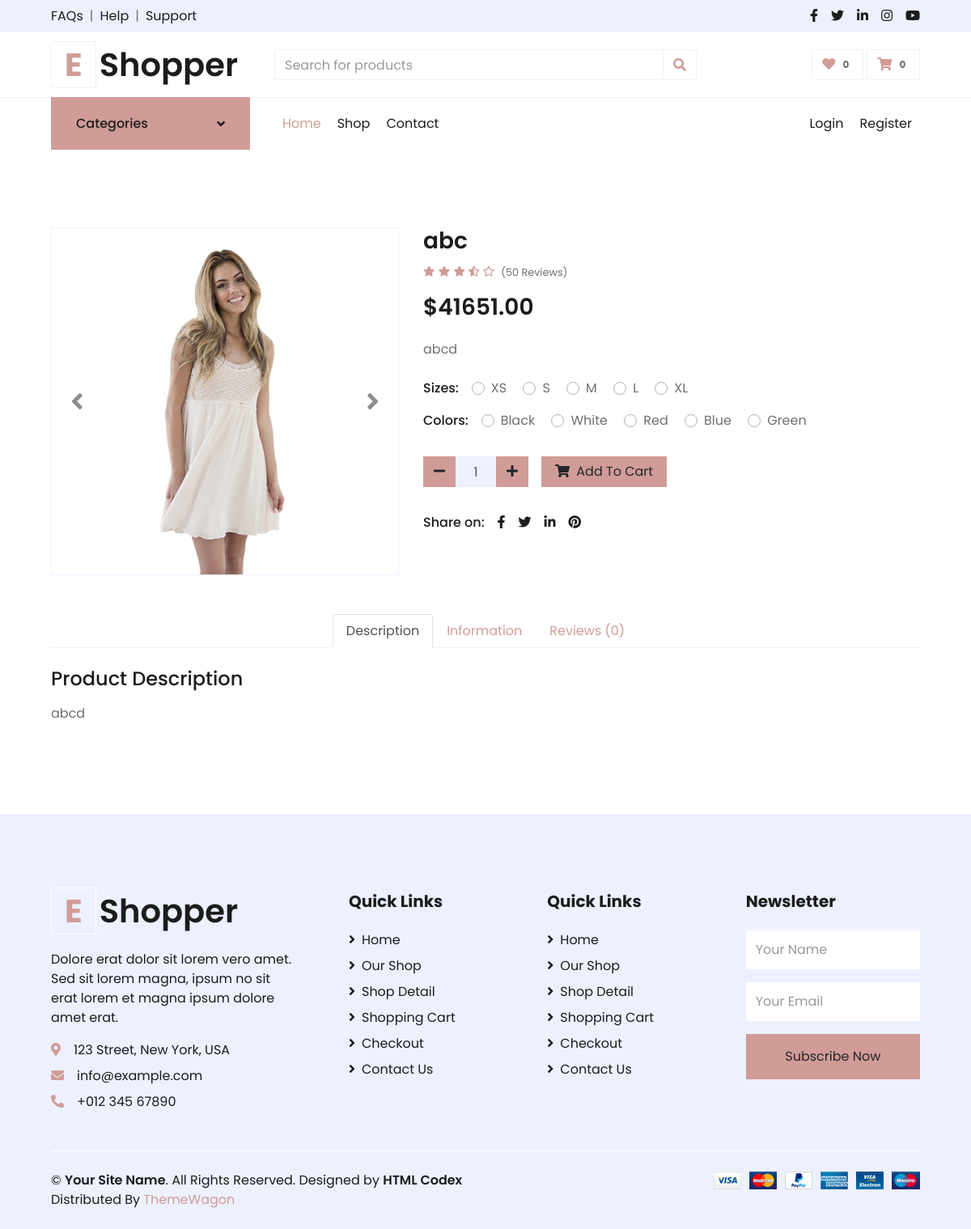
The app's page /detail.php?p_id=10 with its own data.
### tables this page shows
CREATE TABLE `product_master` (
  `id` int(11) NOT NULL,
  `name` varchar(250) NOT NULL,
  `price` float NOT NULL,
  `cat_id` int(11) NOT NULL,
  `image` varchar(250) NOT NULL,
  `MRP` double NOT NULL,
  `description` varchar(500) NOT NULL,
  `desc_2` longtext NOT NULL,
  `quantity` int(11) NOT NULL,
  `status` int(11) NOT NULL COMMENT '0 - inactive\r\n1 - Active',
  `color_id` int(11) NOT NULL,
  `size_id` int(11) NOT NULL
);

### detail.php (the view, shortened to what this page needs)
<?php
include "header.php";
?>
<?php
$connection = mysqli_connect('localhost', 'root', '', 'priyank_ecom');
$p_id = $_GET['p_id'];
$qry = "select * from product_master where id = '$p_id'";
$p_info = mysqli_fetch_assoc(mysqli_query($connection, $qry));
?>
<div class="container-fluid py-5">
    <div class="row px-xl-5">
        <div class="col-lg-5 pb-5">
            <div id="product-carousel" class="carousel slide" data-ride="carousel">
                <div class="carousel-inner border">
                    <div class="carousel-item active">
                        <img class="w-100 h-100" src="img/product-1.jpg" alt="Image">
                    </div>
                </div>
                <a class="carousel-control-prev" href="#product-carousel" data-slide="prev">
                    <i class="fa fa-2x fa-angle-left text-dark"></i>
                </a>
                <a class="carousel-control-next" href="#product-carousel" data-slide="next">
                    <i class="fa fa-2x fa-angle-right text-dark"></i>
                </a>
            </div>
        </div>
        <div class="col-lg-7 pb-5">
            <h3 class="font-weight-semi-bold"><?php echo $p_info['name'] ?></h3>
            <div class="d-flex mb-3">
                <div class="text-primary mr-2">
                    <small class="fas fa-star"></small>
                    <small class="fas fa-star"></small>
                    <small class="fas fa-star"></small>
                    <small class="fas fa-star-half-alt"></small>
                    <small class="far fa-star"></small>
                </div>
                <small class="pt-1">(50 Reviews)</small>
            </div>
            <h3 class="font-weight-semi-bold mb-4"><?php echo '$' . $p_info['price'] . '.00' ?></h3>
            <p class="mb-4"><?php echo $p_info['description'] ?></p>
            <div class="d-flex mb-3">
                <p class="text-dark font-weight-medium mb-0 mr-3">Sizes:</p>
                <form>
                    <div class="custom-control custom-radio custom-control-inline">
                        <label class="custom-control-label" for="size-1">XS</label>
                    </div>
                    <div class="custom-control custom-radio custom-control-inline">
                        <label class="custom-control-label" for="size-2">S</label>
                    </div>
                    <div class="custom-control custom-radio custom-control-inline">
                        <label class="custom-control-label" for="size-3">M</label>
                    </div>
                    <div class="custom-control custom-radio custom-control-inline">
                        <label class="custom-control-label" for="size-4">L</label>
                    </div>
                    <div class="custom-control custom-radio custom-control-inline">
                        <label class="custom-control-label" for="size-5">XL</label>
                    </div>
                </form>
            </div>
            <div class="d-flex mb-4">
                <p class="text-dark font-weight-medium mb-0 mr-3">Colors:</p>
                <form>
                    <div class="custom-control custom-radio custom-control-inline">
                        <label class="custom-control-label" for="color-1">Black</label>
                    </div>
                    <div class="custom-control custom-radio custom-control-inline">
                        <label class="custom-control-label" for="color-2">White</label>
                    </div>
                    <div class="custom-control custom-radio custom-control-inline">
                        <label class="custom-control-label" for="color-3">Red</label>
                    </div>
                    <div class="custom-control custom-radio custom-control-inline">
                        <label class="custom-control-label" for="color-4">Blue</label>
                    </div>
                    <div class="custom-control custom-radio custom-control-inline">
                        <label class="custom-control-label" for="color-5">Green</label>
                    </div>
                </form>
            </div>
            <div class="d-flex align-items-center mb-4 pt-2">
                <div class="input-group quantity mr-3" style="width: 130px;">
                    <div class="input-group-btn">
                        <button class="btn btn-primary btn-minus">
                            <i class="fa fa-minus"></i>
                        </button>
                    </div>
                    <input type="text" class="form-control bg-secondary text-center" value="1">
                    <div class="input-group-btn">
                        <button class="btn btn-primary btn-plus">
                            <i class="fa fa-plus"></i>
                        </button>
                    </div>
                </div>
                <button class="btn btn-primary px-3"><i class="fa fa-shopping-cart mr-1"></i> Add To Cart</button>
            </div>
            <div class="d-flex pt-2">
                <p class="text-dark font-weight-medium mb-0 mr-2">Share on:</p>
                <div class="d-inline-flex">
                    <a class="text-dark px-2" href="https://www.facebook.com/sharer.php?u=123.abc.com&t=TEst" target="_blank">
                        <i class="fab fa-facebook-f"></i>
                    </a>
                    <a class="text-dark px-2" href="http://www.twitter.com/share?url=<?php
                                                                                        if (isset($_SERVER['HTTPS']) && $_SERVER['HTTPS'] === 'on')
                                                                                            $url = "https://";
                                                                                        else
                                                                                            $url = "http://";
                                                                                        $url .= $_SERVER['REQUEST_URI'];
                                                                                        echo $url;
                                                                                        ?>" target="_blank">
                        <i class="fab fa-twitter"></i>
                    </a>
                    <a class="text-dark px-2" href="https://www.linkedin.com/sharing/share-offsite/?url={<?php echo $url?>}" target="_blank">
                        <i class="fab fa-linkedin-in"></i>
                    </a>
                    <a class="text-dark px-2" href="http://pinterest.com/" target="_blank">
                        <i class="fab fa-pinterest"></i>
                    </a>
                </div>
            </div>
        </div>
    </div>
    <div class="row px-xl-5">
        <div class="col">
            <div class="nav nav-tabs justify-content-center border-secondary mb-4">
                <a class="nav-item nav-link active" data-toggle="tab" href="#tab-pane-1">Description</a>
                <a class="nav-item nav-link" data-toggle="tab" href="#tab-pane-2">Information</a>
                <a class="nav-item nav-link" data-toggle="tab" href="#tab-pane-3">Reviews (0)</a>
            </div>
            <div class="tab-content">
                <div class="tab-pane fade show active" id="tab-pane-1">
                    <h4 class="mb-3">Product Description</h4>
                    <p><?php echo $p_info['description'];?></p>
                </div>
            </div>
        </div>
    </div>
</div>
<?php
include "footer.php";
?>

### records on screen
product_master: name "abc", price "41651", description "abcd"
